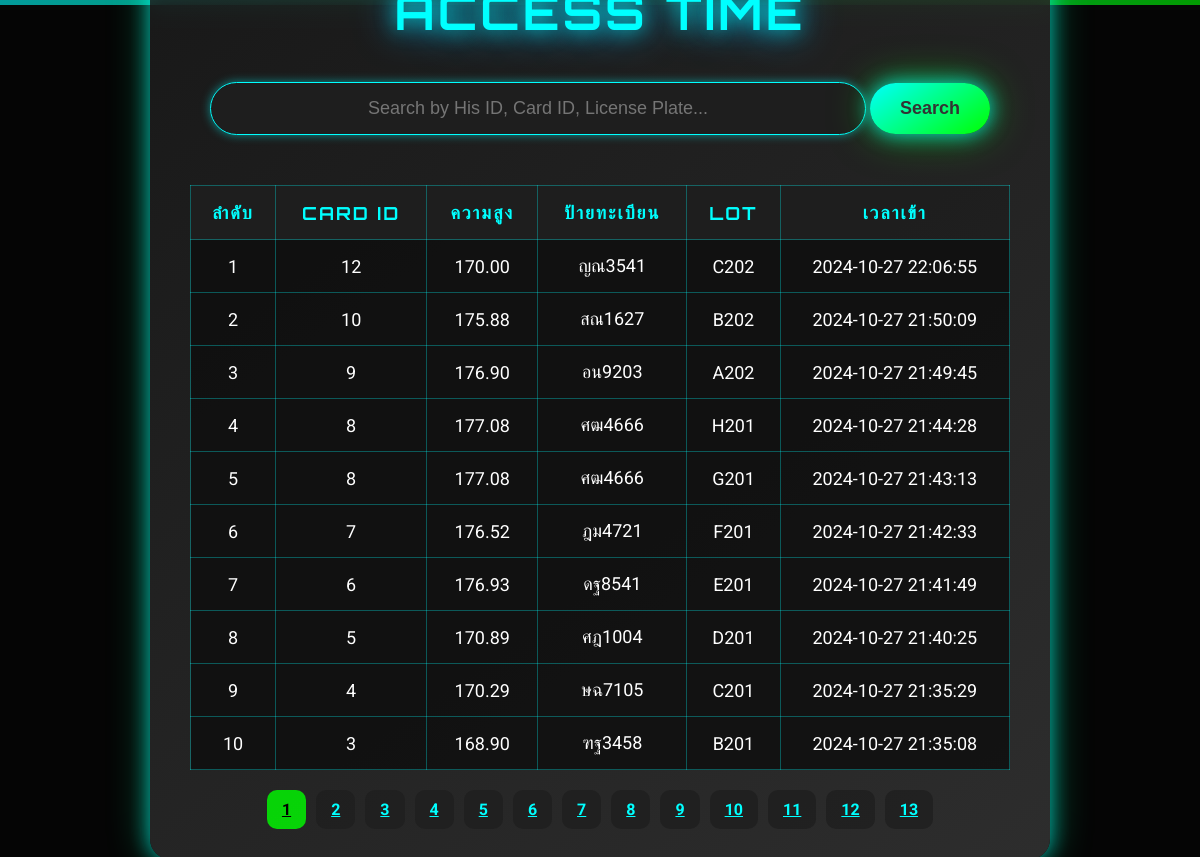
Screenshot of /his_in.php with the database file from the repository.
### tables this page shows
CREATE TABLE `update_history` (
  `history_id` int(11) NOT NULL,
  `card_id` int(10) NOT NULL,
  `lot_id` int(10) NOT NULL,
  `user_license_plate` varchar(100) NOT NULL,
  `distance` decimal(10,2) NOT NULL,
  `time_in` timestamp NOT NULL DEFAULT current_timestamp(),
  `time_out` timestamp NULL DEFAULT current_timestamp() ON UPDATE current_timestamp()
);

CREATE TABLE `lot` (
  `lot_id` int(100) NOT NULL,
  `number` varchar(1000) NOT NULL,
  `status_id` int(10) NOT NULL,
  `bay_id` int(10) NOT NULL,
  `parking_type_id` int(10) NOT NULL,
  `parked_zone` int(10) NOT NULL
);

### his_in.php (the view, shortened to what this page needs)
<!DOCTYPE html>
<html lang="en">
<head>
</head>
<body>
<div class="neon-lights"></div>
<div class="container">
    <h1>Access time</h1>
    <input type="text" id="search" placeholder="Search by His ID, Card ID, License Plate...">
    <button onclick="searchData()">Search</button>
    <table id="historyTable">
        <tr>
            <th>ลำดับ</th>
            <th>Card ID</th>
            <th>ความสูง</th>
            <th>ป้ายทะเบียน</th>
            <th>Lot</th>
            <th>เวลาเข้า</th>
        </tr>
        <?php
$servername = "151.106.124.154";
$username = "u583789277_wag7";
$password = "2567Concept";
$dbname = "u583789277_wag7";
$conn = new mysqli($servername, $username, $password, $dbname);
$items_per_page = 10;
$current_page = isset($_GET['page']) ? (int)$_GET['page'] : 1;
$offset = ($current_page - 1) * $items_per_page;
$sql = "
    SELECT uh.card_id, uh.user_license_plate, uh.distance , uh.lot_id, uh.time_in, l.number AS lot_number
    FROM update_history uh
    JOIN lot l ON uh.lot_id = l.lot_id
    ORDER BY uh.time_in DESC
    LIMIT $offset, $items_per_page
";
$result = $conn->query($sql);
if ($result->num_rows > 0) {
    $count = $offset + 1;
    while($row = $result->fetch_assoc()) {
        $time_in = new DateTime($row["time_in"]);
        $time_in->modify('+7 hours');
        echo "<tr>";
        echo "<td>" . $count . "</td>";
        echo "<td>" . $row["card_id"] . "</td>";
        echo "<td>" . $row["distance"] . "</td>";
        echo "<td>" . $row["user_license_plate"] . "</td>";
        echo "<td>" . $row["lot_number"] . "</td>";
        echo "<td>" . $time_in->format('Y-m-d H:i:s') . "</td>";
        echo "</tr>";
        $count++;
    }
} else {
    echo "<tr><td colspan='6'>No results found.</td></tr>";
}
echo "</table>";
$total_sql = "SELECT COUNT(*) as total FROM update_history";
$total_result = $conn->query($total_sql);
$total_row = $total_result->fetch_assoc();
$total_items = $total_row['total'];
$total_pages = ceil($total_items / $items_per_page);
echo "<div class='pagination'>";
for ($i = 1; $i <= $total_pages; $i++) {
    if ($i == $current_page) {
        echo "<a class='active' href='?page=$i'>$i</a>";
    } else {
        echo "<a href='?page=$i'>$i</a>";
    }
}
echo "</div>";
        ?>
    </div>
</body>
</html>

### his_in.php (style rules this page uses)
* { margin: 0; padding: 0; box-sizing: border-box; }
html, body { height: 100%; }
body { font-family: 'Roboto', sans-serif; background: #111; background-size: cover; background-attachment: fixed; background-position: center; display: flex; justify-content: center; align-items: center; color: #ffffff; }
body::before { content: ''; position: absolute; top: 0; left: 0; width: 100%; height: 100%; background: rgba(0, 0, 0, 0.7); z-index: -1; }
.container { background: linear-gradient(145deg, rgba(30, 30, 30, 0.8), rgba(50, 50, 50, 0.9)); padding: 40px; border-radius: 20px; box-shadow: 0 0 20px rgba(0, 255, 255, 0.6), 0 0 40px rgba(0, 255, 165, 0.4); max-width: 900px; width: 100%; text-align: center; animation: dropDown 1s ease-in-out; backdrop-filter: blur(10px); position: relative; }
h1 { font-family: 'Orbitron', sans-serif; color: #00FFFF; font-size: 48px; text-transform: uppercase; letter-spacing: 3px; margin-bottom: 20px; text-shadow: 0 0 20px rgba(0, 255, 255, 0.8), 0 0 40px rgba(0, 165, 255, 1); animation: neonGlow 1.5s infinite alternate; }
input[type="text"] { width: 80%; padding: 15px; margin: 20px 0; border: 1px solid #00FFFF; border-radius: 30px; background-color: rgba(30, 30, 30, 0.9); color: #fff; font-size: 18px; text-align: center; transition: 0.4s ease-in-out; box-shadow: 0 0 10px rgba(0, 255, 255, 0.5); }
button { padding: 15px 30px; background: linear-gradient(145deg, #00FFFF, #00FF00); border: none; border-radius: 50px; cursor: pointer; color: #333; font-size: 18px; font-weight: bold; transition: 0.4s ease-in-out; position: relative; z-index: 2; box-shadow: 0 0 20px rgba(0, 255, 255, 0.8), 0 0 40px rgba(0, 255, 0, 0.5); }
table { width: 100%; border-collapse: collapse; margin-top: 30px; }
th, td { border: 1px solid rgba(0, 255, 255, 0.3); padding: 15px; text-align: center; font-size: 18px; }
th { background-color: rgba(30, 30, 30, 0.9); color: #00FFFF; text-transform: uppercase; font-family: 'Orbitron', sans-serif; letter-spacing: 2px; }
td { background-color: rgba(15, 15, 15, 0.85); color: #ffffff; font-family: 'Roboto', sans-serif; }
.pagination { margin-top: 30px; text-align: center; }
.pagination a { color: #00FFFF; font-weight: bold; padding: 10px 15px; margin: 0 5px; background-color: rgba(30, 30, 30, 0.8); border-radius: 10px; transition: all 0.3s ease; }
.pagination a.active { background-color: rgba(0, 255, 0, 0.8); color: #000; }
.neon-lights { position: absolute; top: 0; left: 0; right: 0; height: 5px; background: linear-gradient(90deg, rgba(0, 255, 255, 0.6), rgba(0, 255, 0, 0.6)); animation: glowStripe 2s infinite linear; }

### rows the page displays
update_history: card "12", distance "170.00", user_license_plate "ญณ3541", lot.number "C202", time_in "2024-10-27 22:06:55"
update_history: card "10", distance "175.88", user_license_plate "สณ1627", lot.number "B202", time_in "2024-10-27 21:50:09"
update_history: card "9", distance "176.90", user_license_plate "อน9203", lot.number "A202", time_in "2024-10-27 21:49:45"
update_history: card "8", distance "177.08", user_license_plate "ศฒ4666", lot.number "H201", time_in "2024-10-27 21:44:28"
update_history: card "8", distance "177.08", user_license_plate "ศฒ4666", lot.number "G201", time_in "2024-10-27 21:43:13"
update_history: card "7", distance "176.52", user_license_plate "ฎม4721", lot.number "F201", time_in "2024-10-27 21:42:33"
update_history: card "6", distance "176.93", user_license_plate "ดฐ8541", lot.number "E201", time_in "2024-10-27 21:41:49"
update_history: card "5", distance "170.89", user_license_plate "ศฎ1004", lot.number "D201", time_in "2024-10-27 21:40:25"
update_history: card "4", distance "170.29", user_license_plate "ษฉ7105", lot.number "C201", time_in "2024-10-27 21:35:29"
update_history: card "3", distance "168.90", user_license_plate "ฑฐ3458", lot.number "B201", time_in "2024-10-27 21:35:08"
